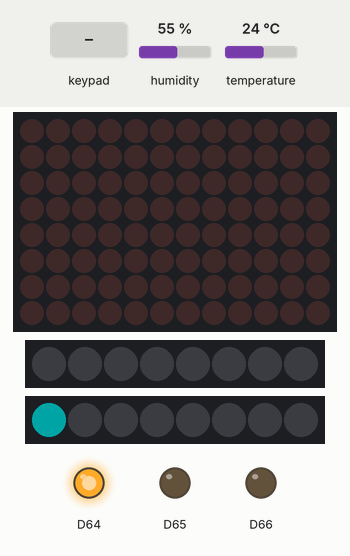
This program was run on a simulated Arduino Uno R4 WiFi. Parts: 12×8 LED matrix, 2 × 8 RGB LEDs in strip order, left to right, output pins drawn as LEDs (lit = HIGH). The inputs (shaded band) are chosen by the test bench; at power-on: humidity 55 %, temperature 24 °C. Dim RGB values are drawn brighter than linear; what the program prints to the serial monitor is not drawn.

Above: at 2.1 s.
At 2.7 s:
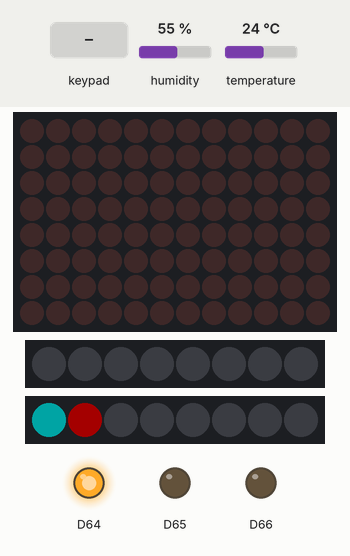
2.8 s: key 'A' pressed
At 9.9 s:
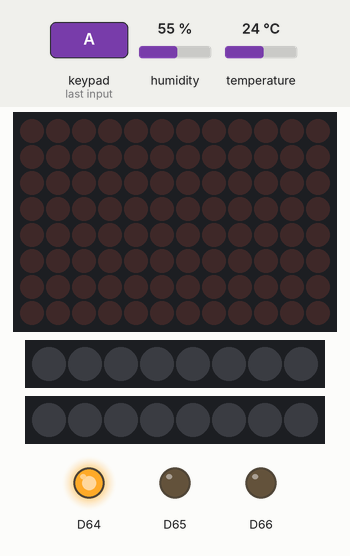
Timing chart, 0 to 21.5 s (numbered marks = the images above; inputs shaded):
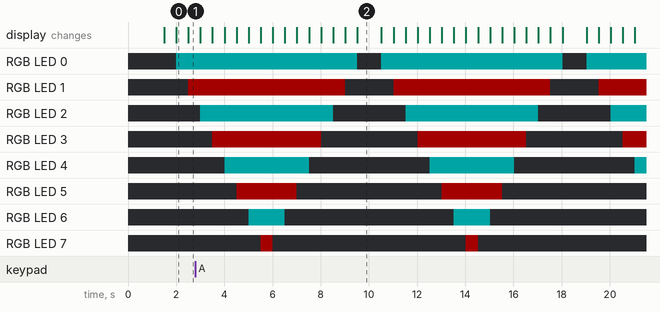

Measured:
- what the display in image 0 shows lasts 0.5 s, from 2.0 s to 2.5 s

The program:

main.cpp
```cpp
#include <Arduino.h>
#include <Modulino.h>
#include <ArduinoGraphics.h>
#include <Arduino_LED_Matrix.h>
#include "RoomData.h"
#include "LedController.h"

using std::string;

// Create object instances
ModulinoThermo thermo;
ArduinoLEDMatrix matrix;
ModulinoPixels leds;
ModulinoButtons buttons;

RoomData roomData;

float temperature = 0.0;
float humidity = 0.0;
int timesPressed = 0;

// Declare functions definitions
void handleButtonPressed();
void printTempAndHumidity();
void showTempLEDs();
void setLEDsColor(ModulinoColor color);


void setup() {
    Serial.begin(9600);
    delay(1500);

    matrix.begin();

    // Call all necessary .begin() functions
    Modulino.begin();
    thermo.begin();
    leds.begin();
    buttons.begin();
    buttons.setLeds(true, false, false);
}

void loop() {
// Assign environmental reading to variables. 'temperature' is a cloud variable.
  roomData.temperature = thermo.getTemperature();
  roomData.humidity = thermo.getHumidity();

  handleButtonPressed();
  printTempAndHumidity();
  // printMatrixText();
  // showTempLEDs();
  toggleLEDs(leds);
  delay(500);
}

void handleButtonPressed() {
  if (buttons.update()) {
    if (buttons.isPressed(0)) {
      Serial.println("Button A pressed!");
      timesPressed++;
    }
  }
  Serial.println("Button pressed " + String(timesPressed) + " times.");
}

void showTempLEDs() {
  if (roomData.temperature < 20) {
    setLEDsColor(GREEN);
  } else if (roomData.temperature <= 30) {
    setLEDsColor(BLUE);
  } else {
    setLEDsColor(RED);
  }
  leds.show();
}

void setLEDsColor(ModulinoColor color) {
  for (int i = 0; i < 8; i++) {
    leds.set(i, color, 15);
  }
}

void showTempLED() {
  for (int i = 0; i < 8; i++) {
    leds.set(i, WHITE, 15);
  }
  leds.show();
}

void printMatrixText() {
  // Convert numbers and assign them to strings
  String temperatureText = "Temp: " + String(roomData.temperature, 2) + "°C";
  String humidityText    = "Humid: " + String(roomData.humidity, 2) + "%";

  // Settings for the LED Matrix
  matrix.beginDraw();
  matrix.stroke(0xFFFFFFFF);
  matrix.textScrollSpeed(50);

  // Add the text
  matrix.textFont(Font_5x7);
  matrix.beginText(0, 1, 0xFFFFFF);
  matrix.println("    " + temperatureText + "    " + humidityText);
  matrix.endText(SCROLL_LEFT);
  matrix.endDraw();
}

void printTempAndHumidity() {
  // Print the temperature and humidity values to Serial
  Serial.print("Temperature = ");
  Serial.print(roomData.temperature);
  Serial.print("°C");

  Serial.print ("          ");

  Serial.print("Humidity    = ");
  Serial.print(roomData.humidity);
  Serial.println("%");
}
```

LedController.cpp
```cpp
//
// Created by sga on 09/08/2026.
//
#include "LedController.h"

void toggleLEDs(ModulinoPixels leds) {
    for (int i = 0; i < 8; i++) {
        if (i % 2 == 0) {
            leds.set(i, CYAN, 15);
        } else {
            leds.set(i, RED, 15);
        }

        delay(500);
        leds.show();
    }
    for (int i = 7; i >= 0; i--) {
        leds.set(i, WHITE, 0);
        delay(500);
        leds.show();
    }
}
```

LedController.h
```cpp
//
// Created by sga on 09/08/2026.
//

#ifndef TEMPERTURELED_LEDCONTROLLER_H
#define TEMPERTURELED_LEDCONTROLLER_H
#include <Modulino.h>

void toggleLEDs(ModulinoPixels leds);

#endif //TEMPERTURELED_LEDCONTROLLER_H
```

RoomData.h
```cpp
//
// Created by sga on 07/08/2026.
//

#ifndef TEMPERTURELED_ROOMDATA_H
#define TEMPERTURELED_ROOMDATA_H

struct RoomData {
    float temperature;
    float humidity;
};

#endif //TEMPERTURELED_ROOMDATA_H
```
